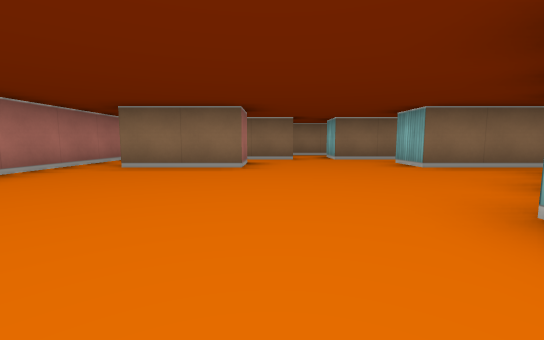
[1] (above)

20 first-person views from a walk through a cub3D ray-caster map. The camera is about half as high as the walls, tilts 6° down and sees 90° across. The floor is counted in squares. Each view is taken from the middle of a square. On the plan, view 1 faces up. The plan holds only what a view shows up to about 9 squares ahead; the rest is blank.

[2]
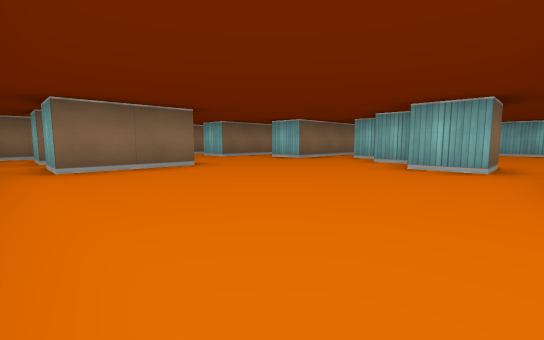

[3]
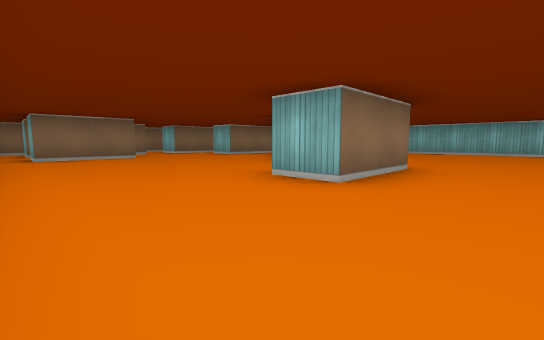

[4]
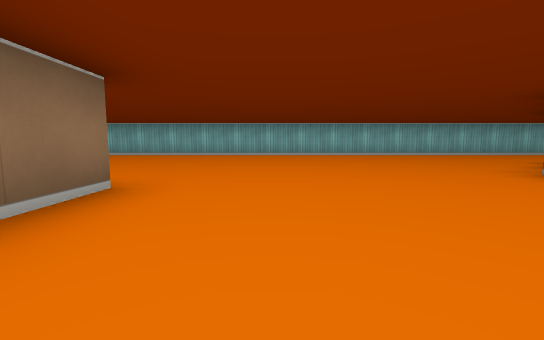

[5]
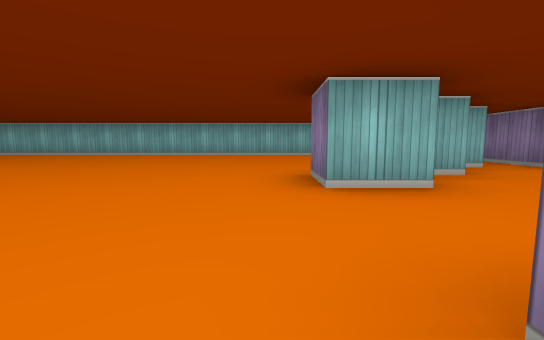

[6]
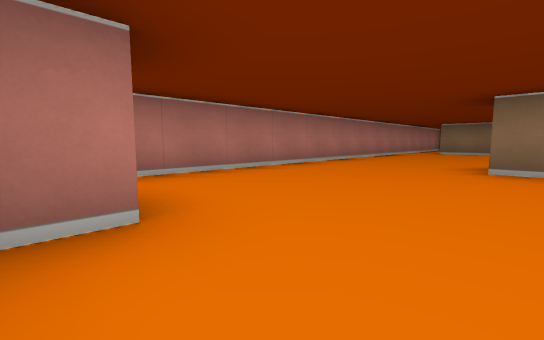

[7]
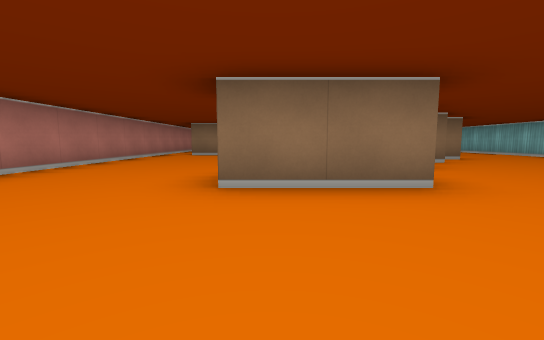

[8]
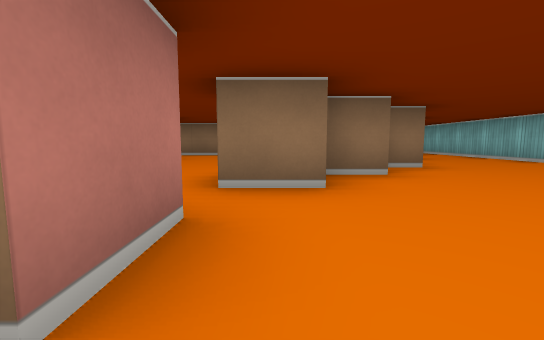

[9]
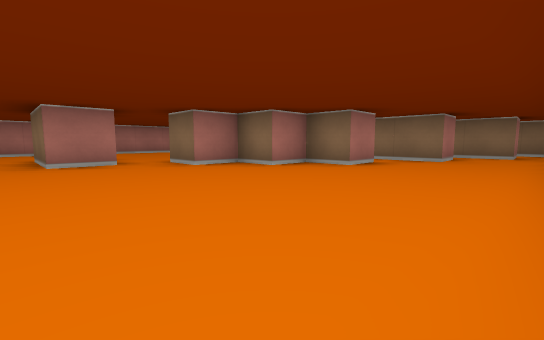

[10]
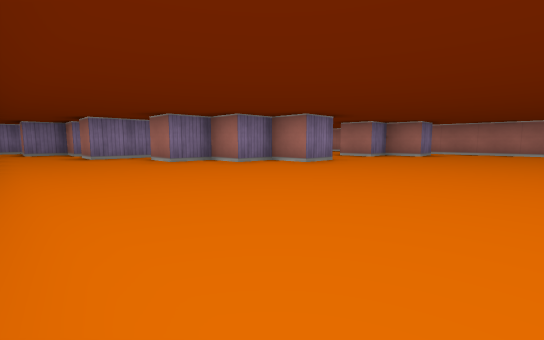

[11]
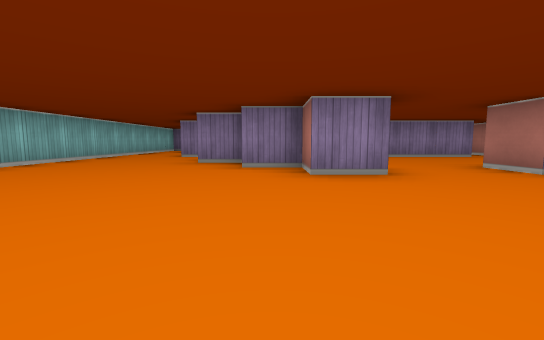

[12]
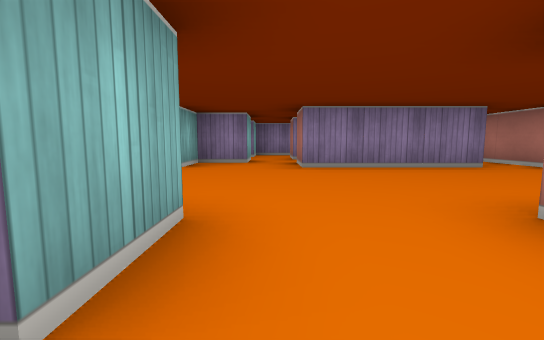

[13]
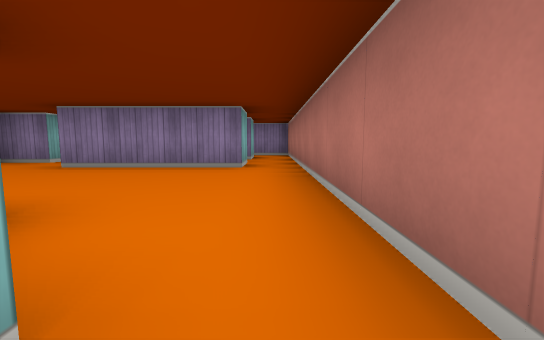

[14]
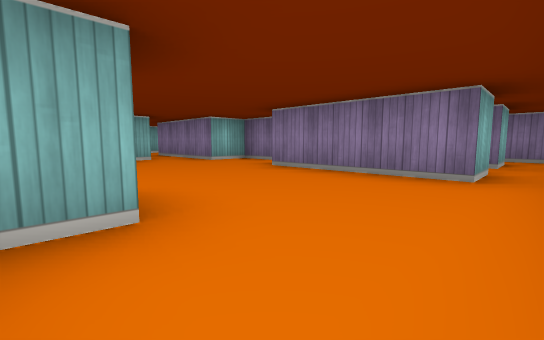

[15]
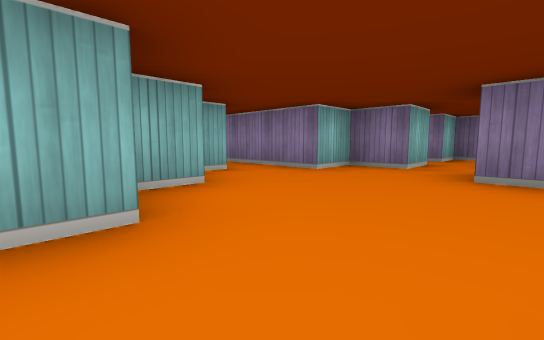

[16]
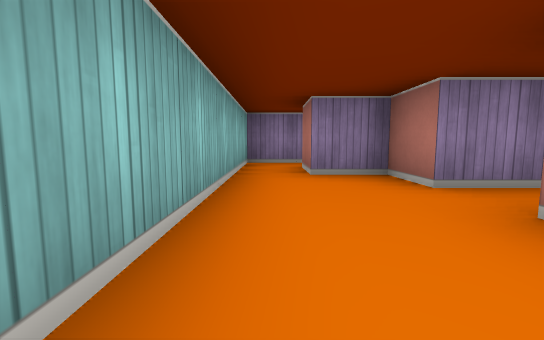

[17]
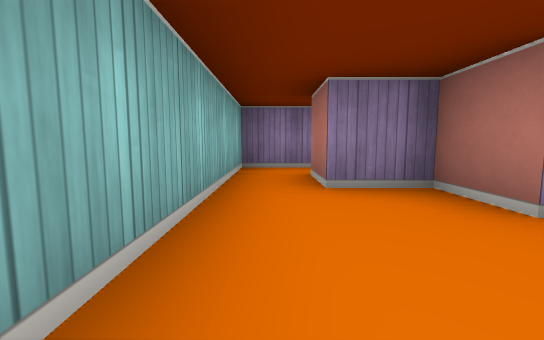

[18]
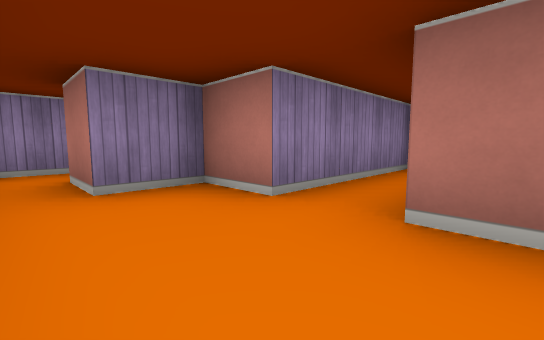

[19]
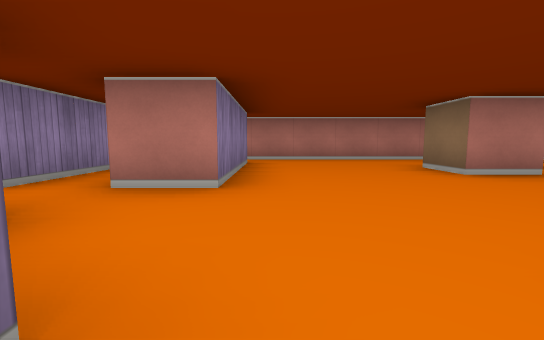

[20]
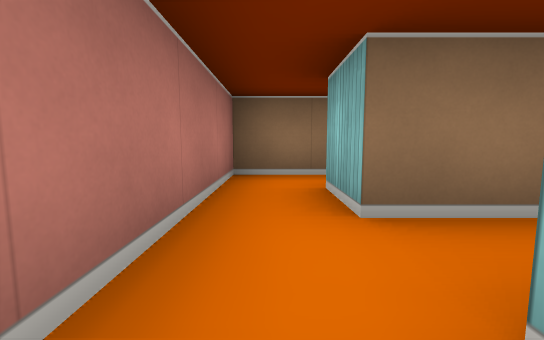

### Floor plan
Ten units are one square. View 1 is at (0, 0); x grows to the right and y downward. Boxes are objects, and circles mark ways between rooms. Rooms are numbered by the first view taken in them; rooms with no view inside come last. Other rooms are left out.
<svg viewBox="-40 -76 120 236">
<path fill="none" stroke="#000" d="M15 4 15 15 -5 15 -5 5M25 -15 25 -25M35 -29 35 -35M45 -35 45 -25 35 -25 35 -15 25 -15 25 -5 15 -5 15 -15M-25 55 -15 55 -15 65 -5 65 -5 75M15 76 15 65 25 65 25 75 35 75 35 85 45 85 45 95M-5 -55 -5 -45 -25 -45 -25 -55M-15 75 -15 69M55 -55 55 -45 25 -45 25 -55M34 -65 15 -65M5 -65 -25 -65M-35 -55 -35 75M65 -65 52 -65M25 105 55 105M75 105 75 -71M62 155 75 155 75 105M55 105 55 115M24 125 55 125 55 135 65 135 65 145M-5 75 -15 75M-25 105 5 105M-35 75 -35 105M25 86 25 78M15 115 25 115M35 96 35 90M-25 115 -25 105M-25 135 -25 125 5 125 5 135M5 105 5 115M15 126 15 115M-35 105 -35 135M25 115 25 105M-35 -65 -35 -55"/>
<circle cx="65" cy="110" r="3" fill="#2a7"/>
<circle cx="-30" cy="65" r="3" fill="#2a7"/>
<circle cx="30" cy="100" r="3" fill="#2a7"/>
<circle cx="5" cy="70" r="3" fill="#2a7"/>
<circle cx="-15" cy="-60" r="3" fill="#2a7"/>
<circle cx="-30" cy="-50" r="3" fill="#2a7"/>
<circle cx="-30" cy="110" r="3" fill="#2a7"/>
<circle cx="10" cy="110" r="3" fill="#2a7"/>
<text x="20" y="10">1</text>
<text x="60" y="130">2</text>
<text x="-10" y="90">3</text>
<text x="-10" y="120">4</text>
<text x="-30" y="-60">5</text>
</svg>
Room 1 opens to room 2. Room 1 opens to room 3. Room 1 opens to room 5. Room 3 opens to room 4.

Where each view was taken, in squares from view 1:
view 1: 0 up, 0 right, facing up
view 2: 0 up, 3 left, facing up-right
view 3: 3 down, 3 left, facing up-right
view 4: 3 down, 1 left, facing right
view 5: 6 down, 1 left, facing right
view 6: 6 down, 0 right, facing up-left
view 7: 4 down, 0 right, facing up
view 8: 2 down, 2 right, facing up
view 9: 2 down, 7 right, facing up-left
view 10: 3 down, 7 right, facing down-left
view 11: 3 down, 3 right, facing down
view 12: 6 down, 1 right, facing down
view 13: 6 down, 3 left, facing down
view 14: 7 down, 3 left, facing down-right
view 15: 7 down, 0 right, facing down-right
view 16: 10 down, 7 right, facing down
view 17: 11 down, 7 right, facing down
view 18: 11 down, 7 right, facing down-left
view 19: 10 down, 3 right, facing left
view 20: 5 up, 3 left, facing up
